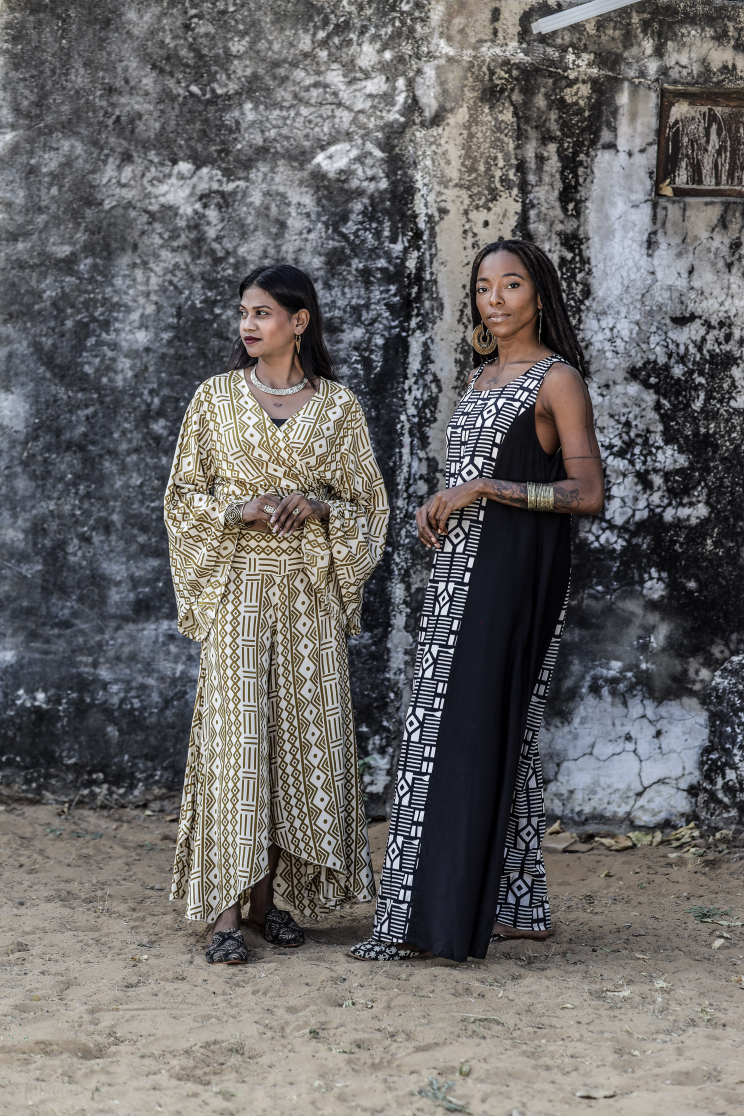
#> input picture All Products/Aug 1, 2026 08_03_55 PM (1)/1-153A0751.jpg, 2976 x 4464 px (shown at 1/4 size); its folder holds only this picture in this run
$ python match_sift.py
#> lines starting #> are read from the running program, lines starting #| are printed output that depends on the picture
import cv2
import numpy as np
import glob
import os

aug_files = glob.glob("All Products/Aug 1*/*.jpg") + glob.glob("All Products/Aug 8*/*.jpg")
go_folders = sorted([d for d in os.listdir("All Products") if d.startswith("GO_")])

print(f"Loading {len(aug_files)} Aug images...")
aug_kp_des = []
sift = cv2.SIFT_create()

for f in aug_files:
    img = cv2.imread(f, cv2.IMREAD_GRAYSCALE)
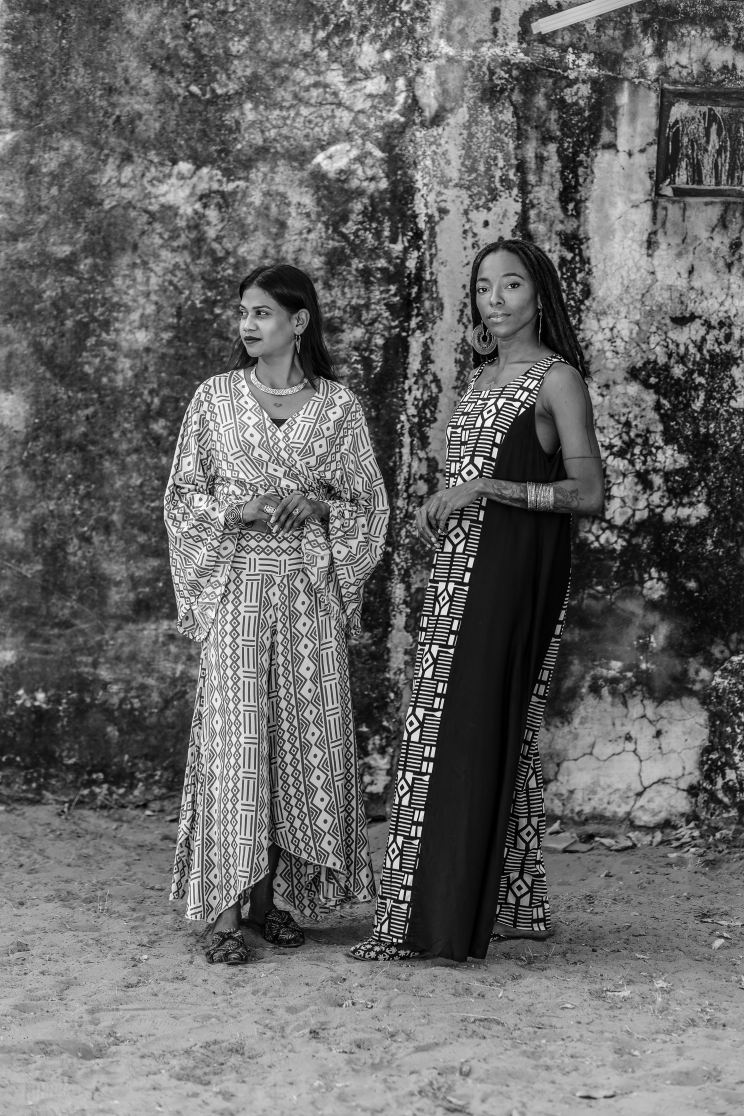
#> img: shape (4464, 2976) (shown at 1/4 size); min 0, max 255, mean 104
    if img is None: continue
    img = cv2.resize(img, (400, 600))
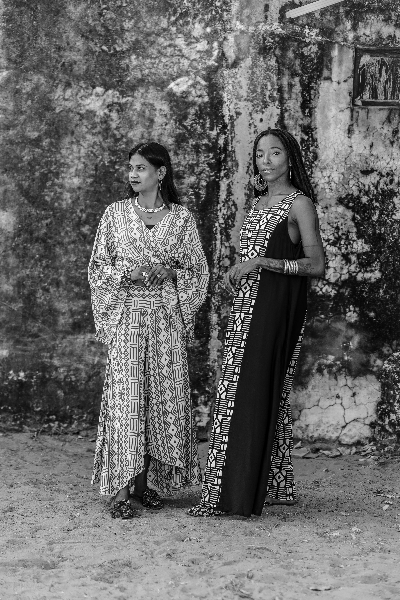
#> img: shape (600, 400); min 0, max 255, mean 103.9
    kp, des = sift.detectAndCompute(img, None)
#> kp = 3382 keypoints; strongest (x, y, size): (252, 254, 2), (251, 309, 1.9), (244, 337, 2.1), (253, 301, 2)
    aug_kp_des.append((f, kp, des))
#> pass 2 of the loop `for f in aug_files:`:
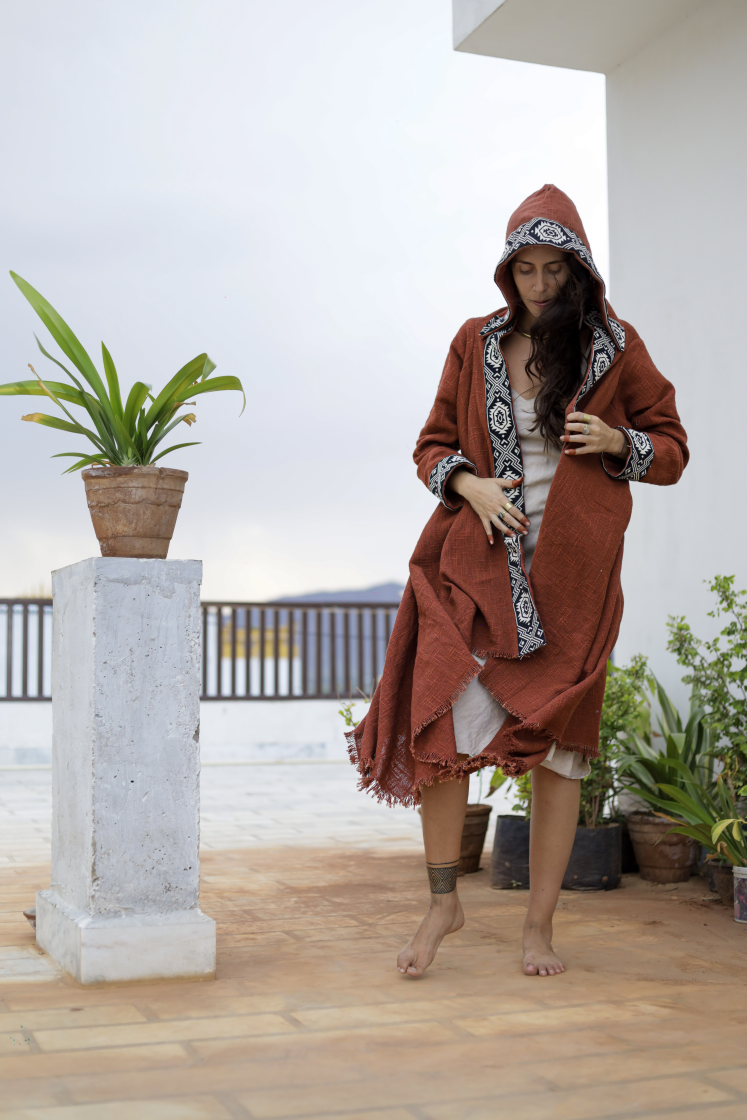
#> input picture All Products/Aug 8, 2026 03_16_45 PM/102-153A0269.jpg, 4480 x 6720 px (shown at 1/6 size)
#> `img = cv2.imread(f, cv2.IMREAD_GRAYSCALE)`:
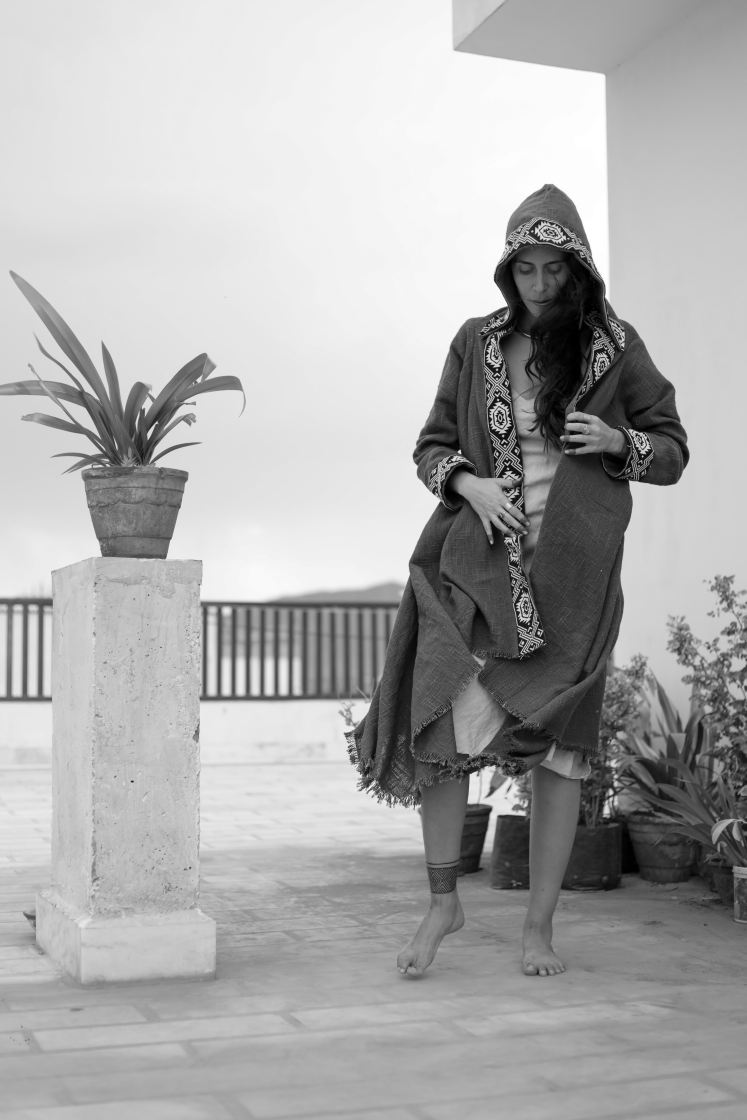
#> img: shape (6720, 4480) (shown at 1/6 size); min 0, max 255, mean 172.9
#> `img = cv2.resize(img, (400, 600))`:
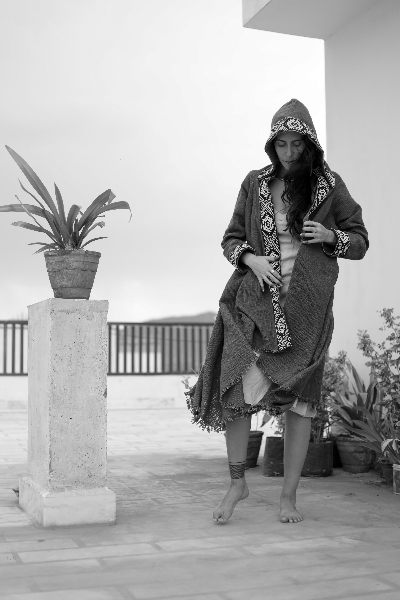
#> img: shape (600, 400); min 0, max 255, mean 172.9
#> kp = 843 keypoints; strongest (x, y, size): (327, 424, 1.9), (297, 176, 57.6), (297, 171, 54.3), (273, 130, 2)

print("Matching...")
bf = cv2.BFMatcher()

for go in go_folders[:3]:
    files = glob.glob(f"All Products/{go}/*.jpg") + glob.glob(f"All Products/{go}/*.png")
    if not files: continue

    img = cv2.imread(files[0], cv2.IMREAD_GRAYSCALE)
    img = cv2.resize(img, (400, 600))
    kp1, des1 = sift.detectAndCompute(img, None)

    best_match = None
    best_good = 0

    for f, kp2, des2 in aug_kp_des:
        if des2 is None: continue
        matches = bf.knnMatch(des1, des2, k=2)
        good = 0
        for m, n in matches:
            if m.distance < 0.75 * n.distance:
                good += 1

        if good > best_good:
            best_good = good
            best_match = f

    print(f"{go} -> {os.path.basename(best_match)} (good matches: {best_good})")
